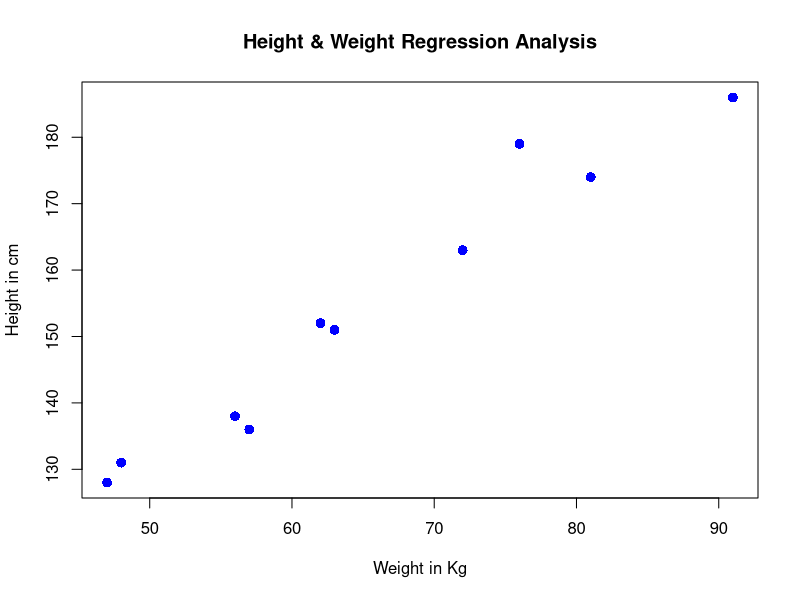

Source code (R):
# Author: Esther Chukwunwike, Date: Oct 18 2021, Purpose: simple linear regression analysis

# Import our dependent and independent variables
x <- c(151, 174, 138, 186, 128, 136, 179, 163, 152, 131) 

y <- c(63, 81, 56, 91, 47, 57, 76, 72, 62, 48) 

# y = Dependent variable, x = Independent variable 
# Apply function lm()

relation <- lm(y~x)

# Print output of your model
print(relation)

# Generate a prediction function
# y/Weight = -38.4551 + (0.6746 * x/height)

# Setting a working directory
setwd("/User/estherblaze/Desktop")

# Give the chart file a name. 	
png(file = "linearregression.png") 

# Plot the chart. 
plot(y,x,col = "blue",main = "Height & Weight Regression Analysis", abline(lm(y~x)),cex = 1.3,pch = 16,xlab = "Weight in Kg",ylab = "Height in cm") 

# Save the file. 
dev.off() 